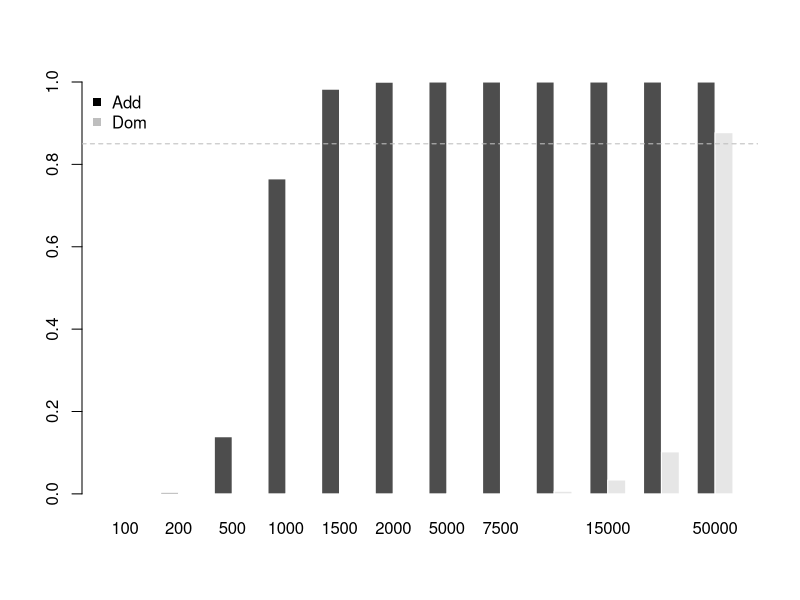

The R source for this figure:
## ---- chunk 1
m=1000000
alpha=0.05
pcut=alpha/m
chiT=qchisq(pcut, 1, lower.tail = F)

n=c(100,  200,  500,   1000,  1500,  2000,
    5000, 7500, 10000, 15000, 20000, 50000)
PW=matrix(0, 2, length(n))

w1=0.3
w2=1-w1

p1=0.35
h1=2*p1*(1-p1)
p2=0.5
h2=2*p2*(1-p2)

p=w1*p1+w2*p2
H=w1*h1+w2*h2

for(i in 1:length(n)) {
  ncpA=4*n[i]*w1*w2*(p1-p2)^2/(2*p*(1-p))
  ncpD=n[i]*w1*w2*(h1-h2)^2/H

  PW[1,i]=pchisq(chiT, 1, ncp=ncpA, lower.tail = F)
  PW[2,i]=pchisq(chiT, 1, ncp=ncpD, lower.tail = F)
}
colnames(PW)=n
barplot(PW, beside = T, border = F)
abline(h=0.85, lty=2, col="grey")
legend("topleft", legend=c("Add", "Dom"), pch=15, col=c("black", "grey"), bty='n')

